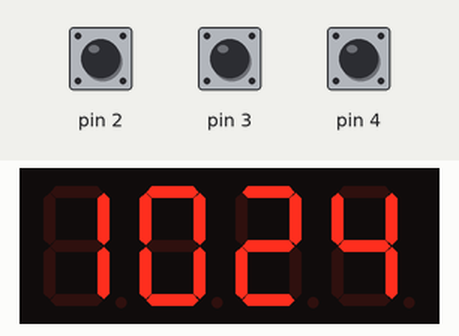
This sketch was run on a simulated Arduino Uno, built with avr-gcc and run on an emulated ATmega328P. On the bench: 4-digit seven-segment display. Inputs (shaded band) come from the test bench; at power-on: pin 4 HIGH, pin 2 HIGH, pin 3 HIGH. The local clock reads 2024-03-15 10:24:30 at power-on unless the sketch sets it; what the sketch prints to the serial monitor is not drawn.

Above: at 1.2 s.
1.3 s: pin 4 pulled LOW for 0.15 s
At 2.6 s:
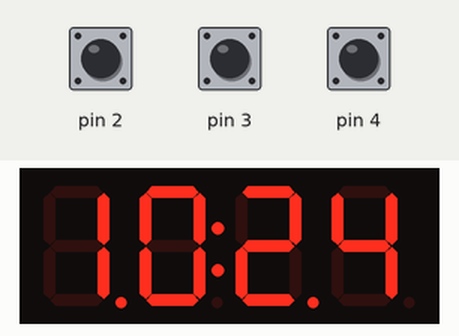
Timing chart, 0 to 4.3 s (numbered marks = the images above; inputs shaded):
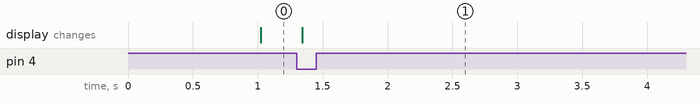

The sketch:

zegar.ino
```cpp
#include <TM1637Display.h>
#include <Rotary.h>
#include <SparkFunDS1307RTC.h>
#include <Wire.h>
Rotary r = Rotary(3, 2);

#define CLK 5
#define DIO 6


int i,m,h,l,n,time;
bool st;
TM1637Display display(CLK, DIO);

void setup() {
  Serial.begin(9600);
  r.begin();
   rtc.begin();
PCICR |= (1 << PCIE2);
  PCMSK2 |= (1 << PCINT18) | (1 << PCINT19);
  sei();
pinMode(4,INPUT_PULLUP);

 Serial.print(rtc.minute());

}

void loop() {
  static int8_t lastSecond = -1;
  rtc.update();

  display.setBrightness(0x0f);
if(n>0){
time=(h*100)+m;
 display.showNumberDecEx(time, 0b11100000, true);}
  if(!digitalRead(4)&!st){
    st=1;
  n++;
  if(n>2){n=0;
  rtc.setMinute(m);
  rtc.setHour(h);
  }
  }
  if(digitalRead(4))st=0;
if(n==0) {


  if (rtc.second() != lastSecond)
  {  m=rtc.minute();
h=rtc.hour();
      time=(h*100)+m;
    lastSecond = rtc.second();
  }
l++;


if(l<45)display.showNumberDecEx(time, 0b11100000, true);
if(l==90){

}
 if(l>45)display.showNumberDecEx(time, 0, true);
 if(l>90)l=0;

}

}
ISR(PCINT2_vect) {
  unsigned char result = r.process();
  if (result == DIR_NONE) {
  }
  if (result== DIR_CW){
      if(n==1)m=m+1;

      if(n==2)h=h+1;

     if(m>59)m=59;
     if(h>23)h=23;
     Serial.print("CW");
     Serial.println(m);}

     if (result== DIR_CCW){
      if(n==1)m=m-1;

      if(n==2)h=h-1;

     if(m<0)m=0;
     if(h<0)h=0;
      Serial.print("CCW");
     Serial.println(m); }
}
```
